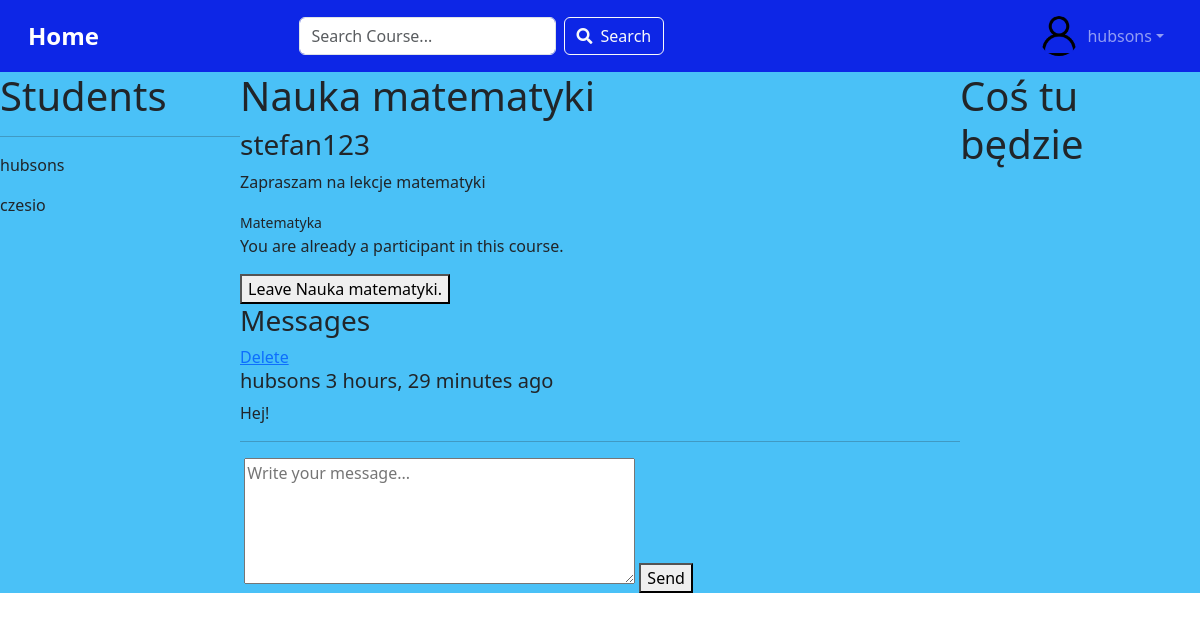
The page /course/1/ (signed in) on the database its author committed.
### kursy_online/models.py (models this page shows, shortened)
class User(AbstractUser):
    name = models.CharField(max_length=50, null=True, unique=True)
    email = models.EmailField()
    bio = models.TextField(null=True, blank=True)
    image = models.ImageField(null=True, default='avatar.png')
    is_active = models.BooleanField(default=False)
    activation_token = models.UUIDField(default=uuid.uuid4, editable=False)
    REQUIRED_FIELDS = ['email', 'name']

class Course(models.Model):
    teacher = models.ForeignKey(User, on_delete=models.SET_NULL, null=True)
    students = models.ManyToManyField(User, related_name='students', blank=True)
    subject = models.ForeignKey(Subject, on_delete=models.SET_NULL, null=True)
    name = models.CharField(max_length=100)
    description = models.TextField(null=True, blank=True)
    created = models.DateTimeField(auto_now_add=True)
    updated = models.DateTimeField(auto_now=True)
    class Meta:
        ordering = ["-updated", '-created']

class Subject(models.Model):
    name = models.CharField(max_length=100)
    def __str__(self):
        return self.name

class Message(models.Model):
    user = models.ForeignKey(User, on_delete=models.CASCADE)
    course = models.ForeignKey(Course, on_delete=models.CASCADE)
    message = models.TextField()
    created = models.DateTimeField(auto_now_add=True)
    updated = models.DateTimeField(auto_now=True)
    class Meta:
        ordering = ["-updated", '-created']

### kursy_online/views.py (the view, shortened to what this page needs)
# urls.py: path("course/<int:p>/", views.course, name="course"),
def course(request, p):
    course = Course.objects.get(id=p)
    students = course.students.all()
    comments = []
    if request.user in students or request.user == course.teacher:
        comments = course.message_set.all().order_by("-created")
    context = {"course": course, "comments": comments, "students": students}
    return render(request, 'kursy_online/course.html', context)

### kursy_online/templates/kursy_online/course.html (shortened to what this page needs)
{% extends "main.html" %}
{% load static %}
{% block content %}
    <link rel="stylesheet" href="{% static 'styles/course.css' %}">
    <div class="container-course">
        <div class="students-course">
            <h1>Students</h1>
            <hr>
            {% for student in students %}
                <div class="student">
                    <p>{{ student.username }}</p>
                </div>
            {% endfor %}
        </div>
        <div class="course-content">
            <div>
                <h1>{{ course.name }}</h1>
                <h3> {{ course.teacher }}</h3>
                <p>{{ course.description }}</p>
                <small>{{ course.subject }}</small>
            </div>
            <div>
            {% if user.is_authenticated %}
                {% if user not in students %}
                    {% if user != course.teacher %}
                    <form method="post">
                        {% csrf_token %}
                        <button type="submit" name="join_course" class="btn-join">
                            Join {{ course.name }}.
                        </button>
                    </form>
                    {% else %}
                        <p>This is your course.</p>
                    {% endif %}
                {% else %}
                    <p>You are already a participant in this course.</p>
                    <form method="post">
                        <button type="submit" name="leave_course" class="btn-leave">
                            Leave {{ course.name }}.
                        </button>
                    </form>
                {% endif %}
            {% else %}
                <p>You must be logged in to join this course.</p>
            {% endif %}
        </div>
        {% if user.is_authenticated and user in students or user == course.teacher %}
            <div class="comments-list">
                <h3>Messages</h3>
                {% for comment in comments %}
                    <div>
                        {% if request.user == comment.user %}
                        <a href="{% url "delete_message" comment.id%}">Delete</a>
                        {% endif %}
                        <h5>{{ comment.user }}   {{ comment.created | timesince}} ago</h5>
                        <p>
                           {{ comment.message }}
                        </p>
                    </div>
                    <hr>
                {% endfor %}
            </div>
            <div class="comment-form">
                <form method="post" action="">
                    <textarea id="comment" name="comment" rows="5" cols="40" placeholder="Write your message..."></textarea>
                    <button type="submit">Send</button>
                </form>
            </div>
        {% endif %}
        </div>
        <div>
            <h1>Coś tu będzie</h1>
        </div>
    </div>
{% endblock %}

### templates/navbar.html (shortened to what this page needs)
{% load static %}
<link href="https://cdnjs.cloudflare.com/ajax/libs/font-awesome/5.15.4/css/all.min.css" rel="stylesheet">
<link href="https://cdn.jsdelivr.net/npm/bootstrap@5.3.3/dist/css/bootstrap.min.css" rel="stylesheet">
<link rel="stylesheet" type="text/css" media="screen" href="{% static 'styles/navbar.css' %}">
<nav class="navbar navbar-expand-lg navbar-dark custom-navbar px-3">
    <div class="container-fluid">
        <a class="navbar-brand" href="/">Home</a>
        <div class="collapse navbar-collapse" id="navbarContent">
            <form class="d-flex mx-auto my-2 my-lg-0" action="{% url 'home' %}" method="get">
                <input class="form-control me-2" type="search" name="q" placeholder="Search Course..." aria-label="Search">
                <button class="btn btn-outline-light d-flex align-items-center" type="submit">
                    <i class="fas fa-search me-2"></i> Search
                </button>
            </form>
            <ul class="navbar-nav ms-auto">
                {% if request.user.is_authenticated %}
                    <li class="nav-item dropdown">
                        <a class="nav-link dropdown-toggle d-flex align-items-center" href="#" id="navbarDropdown" role="button" data-bs-toggle="dropdown" aria-expanded="false">
                            <img src="{{ request.user.image.url }}" alt="User Profile Picture" class="user-image me-2">
                            {{ request.user }}
                        </a>
                    </li>
                {% else %}
                    <div class="btn-group-custom">
                        <a class="btn btn-outline-light" href="{% url 'login' %}">Login</a>
                        <a class="btn btn-light" href="{% url 'register' %}">Register</a>
                    </div>
                {% endif %}
            </ul>
        </div>
    </div>
</nav>

### static/styles/main.css (style rules this page uses)
body { background-color: #d61021; }

### static/styles/navbar.css (style rules this page uses)
.navbar-brand { font-size: 1.5rem; font-weight: bold; }
.navbar .form-control { max-width: 500px; }

### static/styles/course.css (style rules this page uses)
.container-course { display: grid; grid-template-columns: 1fr 3fr 1fr; background-color: #4ac1f7; }

### templates/navbar.html (style rules this page uses)
.custom-navbar { background-color: #0d26e6; }
.user-image { width: 40px; height: 40px; object-fit: cover; border-radius: 50%; }

### rows shown on the page
User: user.image (picture), user "hubsons", username "hubsons"
User: username "czesio"
Course: name "Nauka matematyki", teacher "stefan123", description "Zapraszam na lekcje matematyki", subject "Matematyka"
Message: shows "Delete", user "hubsons", created "3 hours, 29 minutes", message "Hej!"
